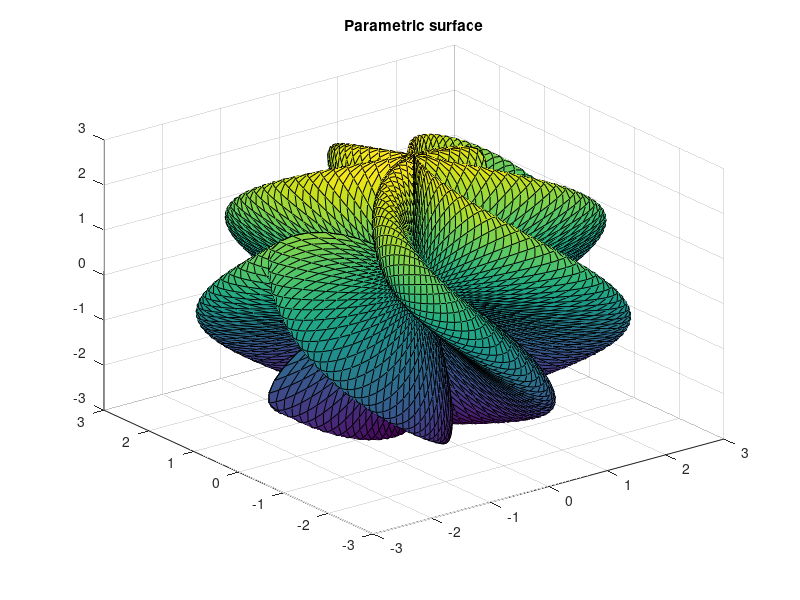

Write MATLAB code to recreate this figure.
% Parametric surface

disp('Surface plot, Example 1:')

t=linspace(0, 2*pi, 100);
s=linspace(0, pi, 100);
[T,S]=meshgrid(t,s);
R=2+sin(7*S+5*T);
X=R.*cos(S).*sin(T);
Y=R.*sin(S).*sin(T);
Z=R.*cos(T);
surf(X,Y,Z)
title('Parametric surface')